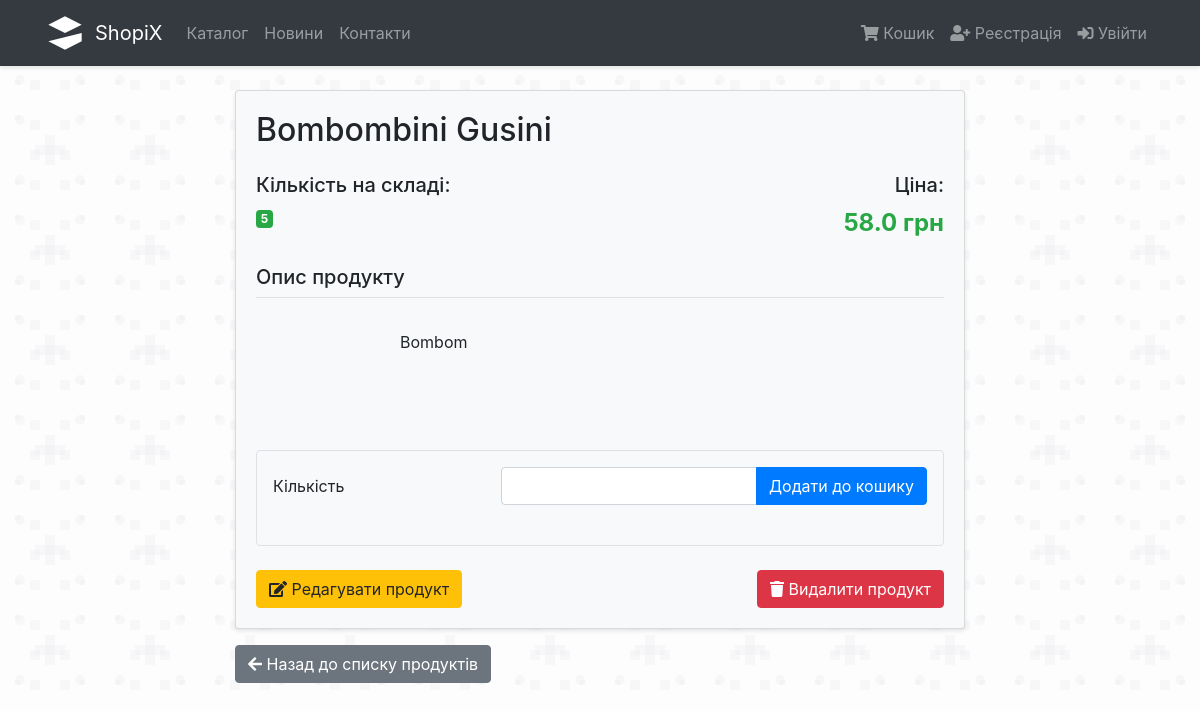
The page /products/4 on the database as committed earlier.
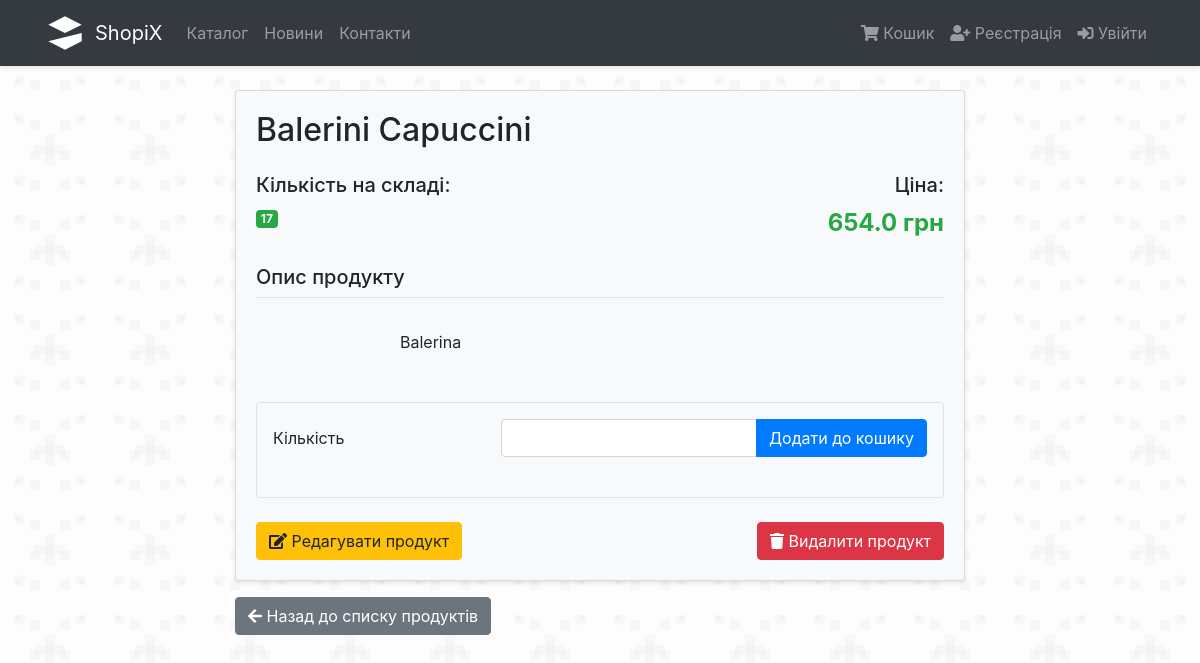
The same page on the database as committed later.
### proj/products/models.py (models this page shows, shortened)
class Product(db.Model):
    id = db.Column(db.Integer, primary_key=True)
    name = db.Column(db.String(64), unique=False, nullable=False)
    in_stock = db.Column(db.Integer, default=0)
    description = db.Column(db.Text)
    price = db.Column(db.Float, nullable=True, default=0.01) #TODO: set nullable=False after a wipe-out
    orders = db.relationship('OrderToProduct', backref='product', lazy=True)

### proj/products/routes.py (the view, shortened to what this page needs)
@products.route('/<int:id>', methods=['GET', 'POST'])
def details(id):
    if 'cart' not in session:
        session['cart'] = []
    product = Product.query.get_or_404(id)
    form = AddToCart(product_id=product.id)
    return render_template('products/product_details.html', product=product, form=form)

### proj/cart/forms.py
class AddToCart(FlaskForm):
    product_id = HiddenField('ID', validators=[DataRequired()])
    quantity = IntegerField('Кількість', validators=[DataRequired(), NumberRange(min=1)])
    submit = SubmitField('Додати до кошику')

### proj/__init__.py (called while the page is built)
def nl2br(value):
    return Markup(value.replace('\n', '<br>'))

### proj/templates/products/product_details.html (shortened to what this page needs)
{% extends "layout.html" %}
{% block content %}
    <div class="row justify-content-center">
        <div class="col-md-8">
            <div class="card bg-light">
                <div class="card-body">
                    <h2 class="card-title mb-4">{{ product.name }}</h2>
                    <div class="row mb-4">
                        <div class="col-md-6">
                            <h5>Кількість на складі:</h5>
                            {% if product.in_stock > 0 %}
                                <span class="badge badge-success">{{ product.in_stock }}</span>
                            {% else %}
                                <span class="badge badge-danger">Немає в наявності</span>
                            {% endif %}
                        </div>
                        <div class="col-md-6 text-right">
                            <h5>Ціна:</h5>
                            <span class="product-price">{{ product.price }} грн</span>
                        </div>
                    </div>
                    {% if product.description %}
                        <div class="mb-4">
                            <h5 class="border-bottom pb-2">Опис продукту</h5>
                            <div class="description-text">
                                {{ product.description | nl2br }}
                            </div>
                        </div>
                    {% endif %}
                    {% if product.in_stock > 0 %}
                        <div class="mb-4 p-3 bg-light border rounded">
                            <form method="POST" action="{{ url_for('products.details', id=product.id) }}">
                                <div class="form-group row">
                                    <label for="quantity" class="col-sm-4 col-form-label">{{ form.quantity.label }}</label>
                                    <div class="col-sm-8">
                                        <div class="input-group">
                                            {{ form.quantity(class="form-control", min=1, max=product.in_stock) }}
                                            <div class="input-group-append">
                                                {{ form.submit(class="btn btn-primary") }}
                                            </div>
                                        </div>
                                    </div>
                                </div>
                            </form>
                        </div>
                    {% endif %}
                    <div class="d-flex justify-content-between align-items-center">
                        <a href="{{ url_for('products.edit', id=product.id) }}" class="btn btn-warning">
                            <i class="fas fa-edit"></i> Редагувати продукт
                        </a>
                        <button type="button" class="btn btn-danger" data-toggle="modal" data-target="#deleteModal">
                            <i class="fas fa-trash"></i> Видалити продукт
                        </button>
                    </div>
                </div>
            </div>
            <div class="mt-3">
                <a href="{{ url_for('products.index') }}" class="btn btn-secondary">
                    <i class="fas fa-arrow-left"></i> Назад до списку продуктів
                </a>
            </div>
        </div>
    </div>
{% endblock %}

### proj/templates/layout.html (shortened to what this page needs)
<!DOCTYPE html>
<html>
<head>
    <link rel="stylesheet" href="https://stackpath.bootstrapcdn.com/bootstrap/4.3.1/css/bootstrap.min.css">
</head>
<body>
    <nav class="navbar navbar-expand-lg navbar-dark bg-dark">
        <div class="container">
            <a class="navbar-brand d-flex align-items-center" href="{{ url_for('products.index') }}">
                <img alt="ShopiX Logo">
                <span>ShopiX</span>
            </a>
            <div class="collapse navbar-collapse" id="navbarNav">
                <ul class="navbar-nav mr-auto">
                    <li class="nav-item">
                        <a class="nav-link" href="{{ url_for('products.index') }}">Каталог</a>
                    </li>
                    <li class="nav-item">
                        <a class="nav-link" href="{{ url_for('products.index') }}">Новини</a>
                    </li>
                    <li class="nav-item">
                        <a class="nav-link" href="{{ url_for('products.index') }}">Контакти</a>
                    </li>
                </ul>
                <ul class="navbar-nav">
                    <li class="nav-item">
                        <a class="nav-link" href="{{ url_for('cart.index') }}">
                            <i class="fas fa-shopping-cart"></i> Кошик
                        </a>
                    </li>
                    {% if current_user.is_authenticated %}
                        <li class="nav-item">
                            <a class="nav-link" href="{{ url_for('auth.profile', id=current_user.id) }}">
                                <i class="fas fa-user"></i> Мій профіль
                            </a>
                        </li>
                        <li class="nav-item">
                            <a class="nav-link" href="{{ url_for('auth.logout') }}">
                                <i class="fas fa-sign-out-alt"></i> Вийти
                            </a>
                        </li>
                    {% else %}
                        <li class="nav-item">
                            <a class="nav-link" href="{{ url_for('auth.register') }}">
                                <i class="fas fa-user-plus"></i> Реєстрація
                            </a>
                        </li>
                        <li class="nav-item">
                            <a class="nav-link" href="{{ url_for('auth.login') }}">
                                <i class="fas fa-sign-in-alt"></i> Увійти
                            </a>
                        </li>
                    {% endif %}
                </ul>
            </div>
        </div>
    </nav>
    <div class="container mt-4">
        {% block content %}
        {% endblock %}
    </div>
    <link rel="stylesheet" href="https://cdnjs.cloudflare.com/ajax/libs/font-awesome/5.15.4/css/all.min.css">
</body>
</html>

### proj/templates/layout.html (style rules this page uses)
.navbar-brand img { height: 40px; margin-right: 10px; }
body { background-color: #f8f9fa; min-height: 100vh; }
.card { background-color: rgba(255, 255, 255, 0.9); box-shadow: 0 2px 4px rgba(0, 0, 0, 0.1); }
.navbar { box-shadow: 0 2px 4px rgba(0, 0, 0, 0.1); }

### proj/templates/products/product_details.html (style rules this page uses)
.description-text { white-space: pre-wrap; line-height: 1.5; }
.product-price { font-size: 1.5rem; font-weight: bold; color: #28a745; }

Rows that differ between the two databases and show on the page:
changed Product: name "Bombombini Gusini" → "Balerini Capuccini"; in_stock "5" → "17"; price "58.0" → "654.0"; description "Bombom" → "Balerina"
